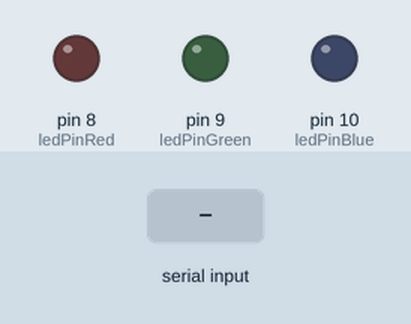
A sketch run on a simulated Arduino Uno, built with avr-gcc and run on an emulated ATmega328P. On the bench: output pins drawn as LEDs (lit = HIGH). The test bench sets the inputs (shaded band).

Above: at 1.2 s.
1.3 s: "R" received over Serial
At 2.4 s:
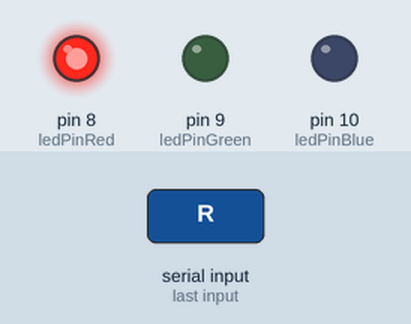
2.8 s: "G" received over Serial
At 3.5 s:
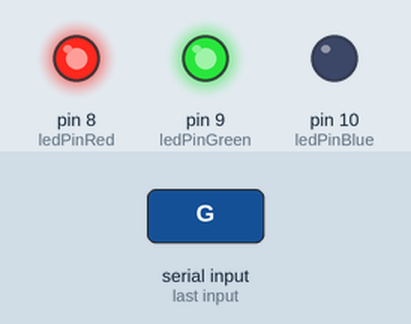
4.3 s: "r" received over Serial
At 4.7 s:
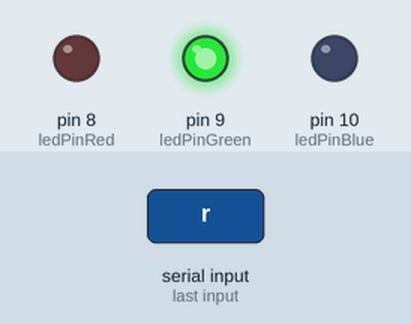
5.8 s: "B" received over Serial
At 7.0 s:
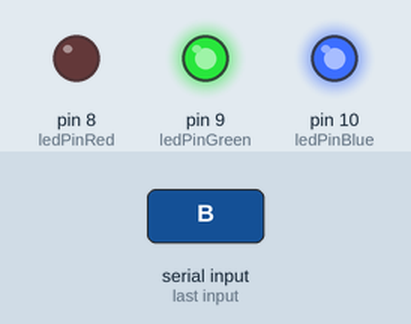
7.3 s: "g" received over Serial
At 8.2 s:
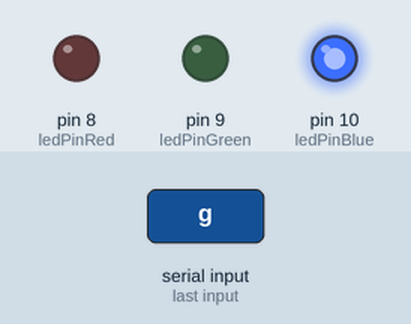
8.8 s: "b" received over Serial
At 9.3 s:
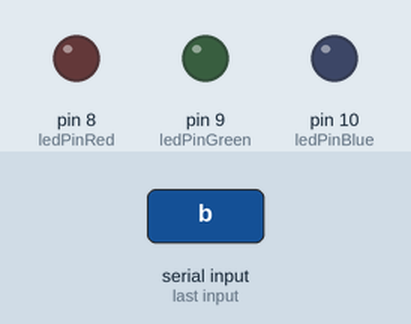
Timing chart, 0 to 11.3 s (numbered marks = the images above; inputs shaded):
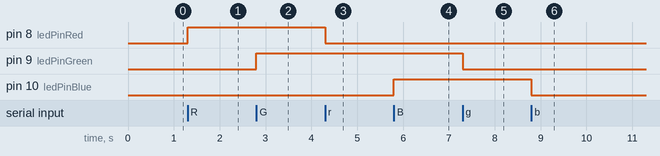

Measured:
- after the input at 1.3 s, pin 8 (ledPinRed): LOW → HIGH at once
- after the input at 2.8 s, pin 9 (ledPinGreen): LOW → HIGH at once
- after the input at 4.3 s, pin 8 (ledPinRed): HIGH → LOW at once
- after the input at 5.8 s, pin 10 (ledPinBlue): LOW → HIGH at once
- after the input at 7.3 s, pin 9 (ledPinGreen): HIGH → LOW at once
- after the input at 8.8 s, pin 10 (ledPinBlue): HIGH → LOW at once

The sketch:

main.ino
```cpp
int ledPinRed = 8;   // Pin connected to the RED LED
int ledPinGreen = 9; // Pin connected to the GREEN LED
int ledPinBlue = 10; // Pin connected to the BLUE LED

void setup()
{
    Serial.begin(9600);
    pinMode(ledPinRed, OUTPUT);
    pinMode(ledPinGreen, OUTPUT);
    pinMode(ledPinBlue, OUTPUT);
}

void loop()
{
    if (Serial.available() > 0)
    {
        char command = Serial.read();
        if (command == 'R')
        {
            digitalWrite(ledPinRed, HIGH); // Turn RED LED on
        }
        else if (command == 'r')
        {
            digitalWrite(ledPinRed, LOW); // Turn RED LED off
        }
        else if (command == 'G')
        {
            digitalWrite(ledPinGreen, HIGH); // Turn GREEN LED on
        }
        else if (command == 'g')
        {
            digitalWrite(ledPinGreen, LOW); // Turn GREEN LED off
        }
        else if (command == 'B')
        {
            digitalWrite(ledPinBlue, HIGH); // Turn BLUE LED on
        }
        else if (command == 'b')
        {
            digitalWrite(ledPinBlue, LOW); // Turn BLUE LED off
        }
    }
}
```
